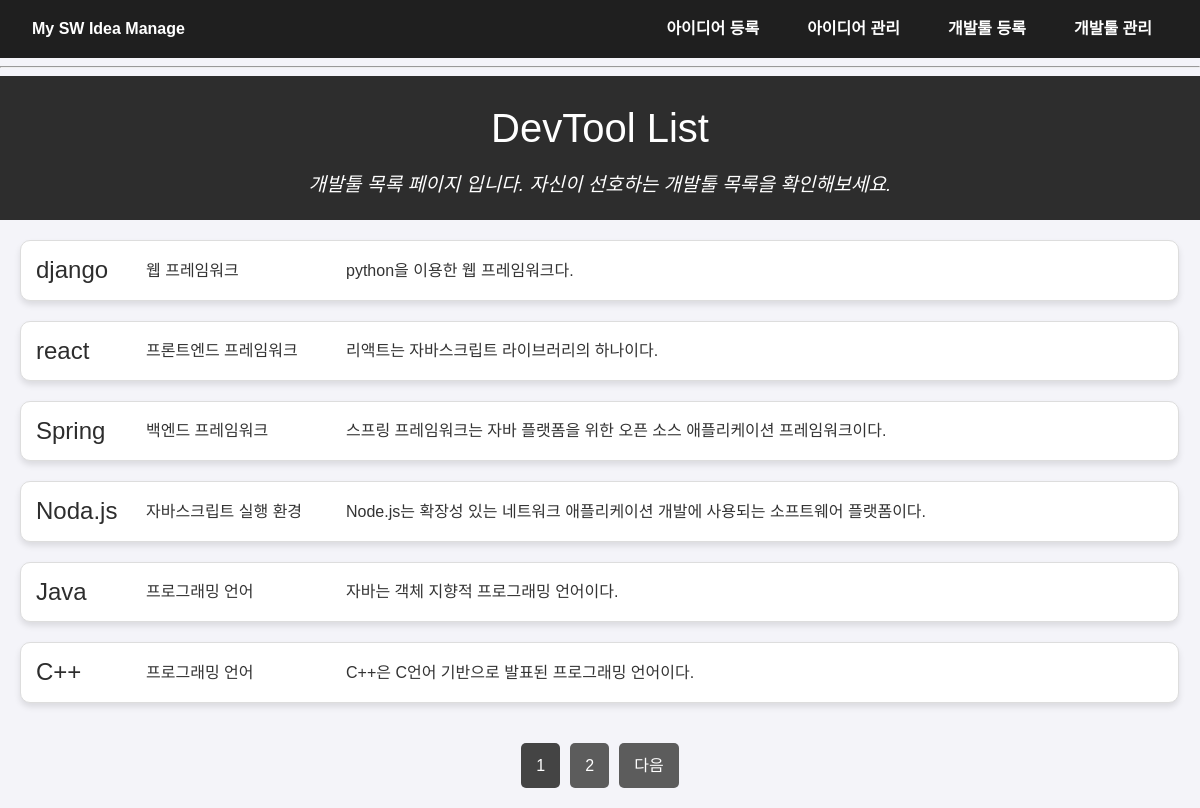
/tools/, run on the app's committed database.
### tools/models.py (models this page shows, shortened)
class Tool(models.Model):
    name = models.CharField(max_length=200)
    type = models.TextField()
    content = models.TextField()

### tools/views.py (the view)
# urls.py: path('', tools_list, name='tools_list'),
def tools_list(request):
    tools = Tool.objects.all()
    paginator = Paginator(tools, 6)
    page_number = request.GET.get('page')
    page_obj = paginator.get_page(page_number)
    context = {
        'page_obj' : page_obj,
    }
    return render(request, 'tool/tool_list.html', context)

### templates/tool/tool_list.html (shortened to what this page needs)
{% extends 'base.html' %}
{% load static %}
{% block extra_css %}
<link rel="stylesheet" href="{% static 'tool_list.css' %}">
{% endblock %}
{% block content %}
<section class="idea-list-header">
    <h1>DevTool List</h1>
    <p>개발툴 목록 페이지 입니다. 자신이 선호하는 개발툴 목록을 확인해보세요.</p>
</section>
<div class="idea-list">
    {% for tool in page_obj %}
    <a href="{% url 'tools:tools_detail' tool.pk %}" class="idea-card">
        <div class="idea-content">
            <div id='content1'>
                <h2>{{ tool.name }}</h2>
            </div>
            <div id='content2'>
                <p>{{ tool.type }}</p>
            </div>
            <div id='content3'>
                <p>{{ tool.content }}</p>
            </div>
        </div>
    </a>
    {% empty %}
    <div class="empty-div">
        <p>등록된 DevTool이 없습니다. 새로 추가해주세요!</p>
    </div>
    {% endfor %}
</div>
<div class="pagination">
    {% for page_num in page_obj.paginator.page_range %}
        {% if page_num == page_obj.number %}
            <span>{{ page_num }}</span>
        {% else %}
            <a href="?page={{ page_num }}">{{ page_num }}</a>
        {% endif %}
    {% endfor %}
    {% if page_obj.has_next %}
        <a href="?page={{ page_obj.next_page_number }}">다음</a>
    {% endif %}
</div>
{% endblock %}

### templates/base.html (shortened to what this page needs)
{% load static %}
<!DOCTYPE html>
<html lang="en">
<head>
    <link rel="stylesheet" href="{% static 'reset.css' %}">
    <link rel="stylesheet" href="{% static 'main.css' %}">
    {% block extra_css %}{% endblock %}
</head>
<body>
    <header class="list_header">
        <div class="header_content">
            <a href="/" class="header_left">
                <span>My <strong>SW Idea</strong> Manage</span>
            </a>
            <nav>
                <ul>
                    <li><a href="{% url 'ideas:idea_create' %}">아이디어 등록</a></li>
                    <li><a href="{% url 'ideas:main' %}">아이디어 관리</a></li>
                    <li><a href="{% url 'tools:tools_create' %}">개발툴 등록</a></li>
                    <li><a href="{% url 'tools:tools_list' %}">개발툴 관리</a></li>
                </ul>
            </nav>
        </div>
    </header>
    <hr>
    <main>
        {% block content %}{% endblock %}
    </main>
</body>
</html>

### static/main.css (style rules this page uses)
body, h1, h2, h3, p, ul, li, a, div { margin: 0; padding: 0; box-sizing: border-box; }
body { background-color: #ffffff; font-family: Arial, sans-serif; color: #333; line-height: 1.6; }
.list_header { background-color: #1f1f1f; color: #ffffff; padding: 1rem 2rem; display: flex; justify-content: space-between; align-items: center; }
.header_content { display: flex; width: 100%; justify-content: space-between; align-items: center; }
.list_header a { text-decoration: none; color: #ffffff; font-weight: bold; }
.list_header ul { list-style: none; display: flex; gap: 1rem; }
.list_header ul li a { text-decoration: none; color: #ffffff; padding: 0.5rem 1rem; border-radius: 5px; transition: background-color 0.3s; }

### static/tool_list.css (style rules this page uses)
body, h1, h2, p, ul, li, a, button { margin: 0; padding: 0; box-sizing: border-box; }
body { font-family: Arial, sans-serif; background-color: #f4f4f9; color: #333; line-height: 1.6; }
.idea-list-header { text-align: center; background-color: #2d2d2d; color: #ffffff; padding: 20px; }
.idea-list-header h1 { font-size: 2.5rem; margin-bottom: 10px; }
.idea-list-header p { font-size: 1.2rem; font-style: italic; }
.idea-list { display: flex; flex-wrap: wrap; gap: 20px; justify-content: center; padding: 20px; flex-direction: column; }
.idea-card { background-color: #ffffff; border: 1px solid #ddd; border-radius: 10px; width: 99.9%; box-shadow: 0px 4px 6px rgba(0, 0, 0, 0.1); overflow: hidden; text-decoration: none; color: #333; transition: transform 0.3s ease, box-shadow 0.3s ease; }
.idea-content { padding: 10px 15px; text-align: center; display: flex; align-items: center; }
.idea-content #content1 { width: 100px; display: flex; justify-content: flex-start; }
.idea-content #content2 { width: 200px; display: flex; justify-content: flex-start; }
.idea-content h2 { font-size: 1.5rem; color: #2d2d2d; }
.idea-content p { font-size: 1rem; margin-left: 10px; }
.pagination { display: flex; justify-content: center; margin: 20px 0; gap: 10px; }
.pagination a { display: inline-block; padding: 10px 15px; background-color: #5c5c5c; color: #ffffff; text-decoration: none; border-radius: 5px; transition: background-color 0.3s ease; }
.pagination span { display: inline-block; padding: 10px 15px; background-color: #444444; color: #ffffff; border-radius: 5px; }

### data on the page
Tool: name "django", type "웹 프레임워크", content "python을 이용한 웹 프레임워크다."
Tool: name "react", type "프론트엔드 프레임워크", content "리액트는 자바스크립트 라이브러리의 하나이다."
Tool: name "Spring", type "백엔드 프레임워크", content "스프링 프레임워크는 자바 플랫폼을 위한 오픈 소스 애플리케이션 프레임워크이다."
Tool: name "Noda.js", type "자바스크립트 실행 환경", content "Node.js는 확장성 있는 네트워크 애플리케이션 개발에 사용되는 소프트웨어 플랫폼이다."
Tool: name "Java", type "프로그래밍 언어", content "자바는 객체 지향적 프로그래밍 언어이다."
Tool: name "C++", type "프로그래밍 언어", content "C++은 C언어 기반으로 발표된 프로그래밍 언어이다."

### other printed values
{{ page_num }} "1"
{{ page_num }} "2"
